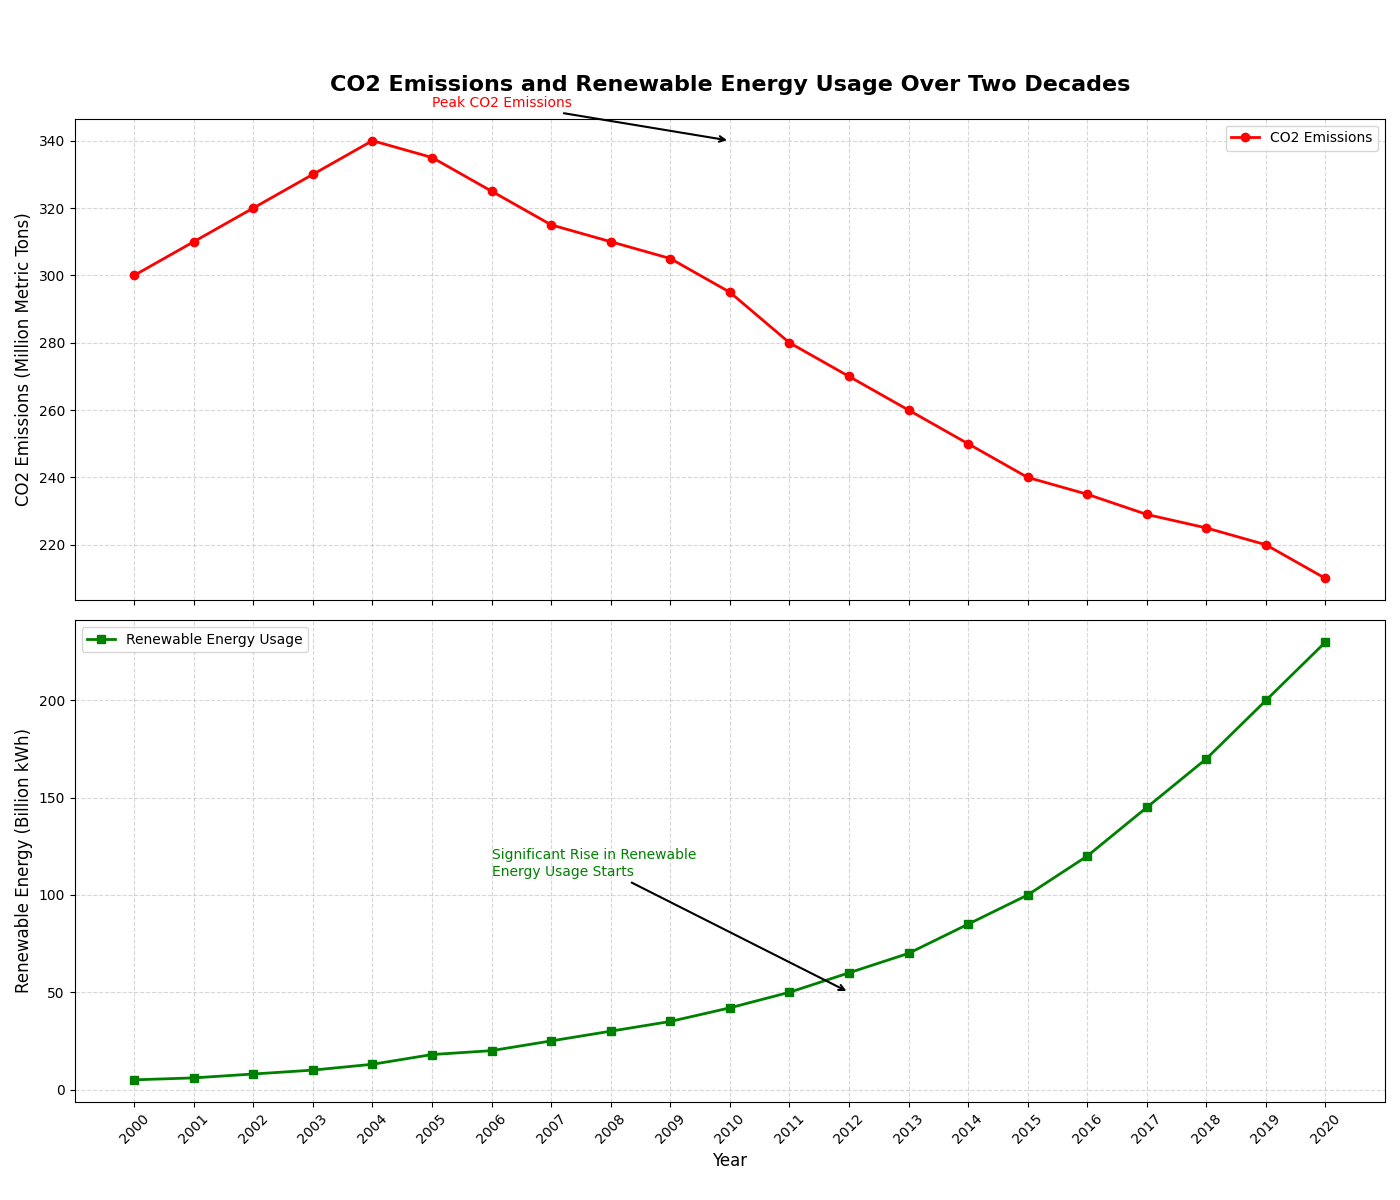

Recreate this plot in Python.
import matplotlib.pyplot as plt
import numpy as np

# Backstory: Tracking the CO2 Emissions and Renewable Energy Usage Over Time
# This chart shows the changes in CO2 emissions and renewable energy usage in a fictional country from 2000 to 2020.

# Define the years
years = np.arange(2000, 2021)

# Data for CO2 emissions (in million metric tons)
co2_emissions = [300, 310, 320, 330, 340, 335, 325, 315, 310, 305, 295, 280, 270, 260, 250, 240, 235, 229, 225, 220, 210]

# Data for renewable energy usage (in billion kWh)
renewable_energy = [5, 6, 8, 10, 13, 18, 20, 25, 30, 35, 42, 50, 60, 70, 85, 100, 120, 145, 170, 200, 230]

# Create the plot
fig, (ax1, ax2) = plt.subplots(2, 1, figsize=(14, 12), sharex=True)

# Plot CO2 emissions as a line chart
ax1.plot(years, co2_emissions, label='CO2 Emissions', color='red', linewidth=2, marker='o', linestyle='-', markersize=6)
ax1.set_title('CO2 Emissions and Renewable Energy Usage Over Two Decades', fontsize=16, fontweight='bold', pad=20)
ax1.set_ylabel('CO2 Emissions (Million Metric Tons)', fontsize=12)
ax1.grid(True, linestyle='--', alpha=0.5)
ax1.legend(loc='upper right', fontsize=10)

# Plot renewable energy usage as a line chart
ax2.plot(years, renewable_energy, label='Renewable Energy Usage', color='green', linewidth=2, marker='s', linestyle='-', markersize=6)
ax2.set_xlabel('Year', fontsize=12)
ax2.set_ylabel('Renewable Energy (Billion kWh)', fontsize=12)
ax2.grid(True, linestyle='--', alpha=0.5)
ax2.legend(loc='upper left', fontsize=10)

# Annotate the significant events and data points on the charts
ax1.annotate('Peak CO2 Emissions', xy=(2010, 340), xytext=(2005, 350),
             arrowprops=dict(facecolor='red', arrowstyle='->', lw=1.5), fontsize=10, color='red')

ax2.annotate('Significant Rise in Renewable\nEnergy Usage Starts', xy=(2012, 50), xytext=(2006, 110),
             arrowprops=dict(facecolor='green', arrowstyle='->', lw=1.5), fontsize=10, color='green')

# Automatically adjust layout to prevent overlap and clipping
plt.tight_layout(rect=[0, 0.03, 1, 0.95])

# Rotate x-axis labels for readability
plt.xticks(years, rotation=45)

# Display the plot
plt.show()
